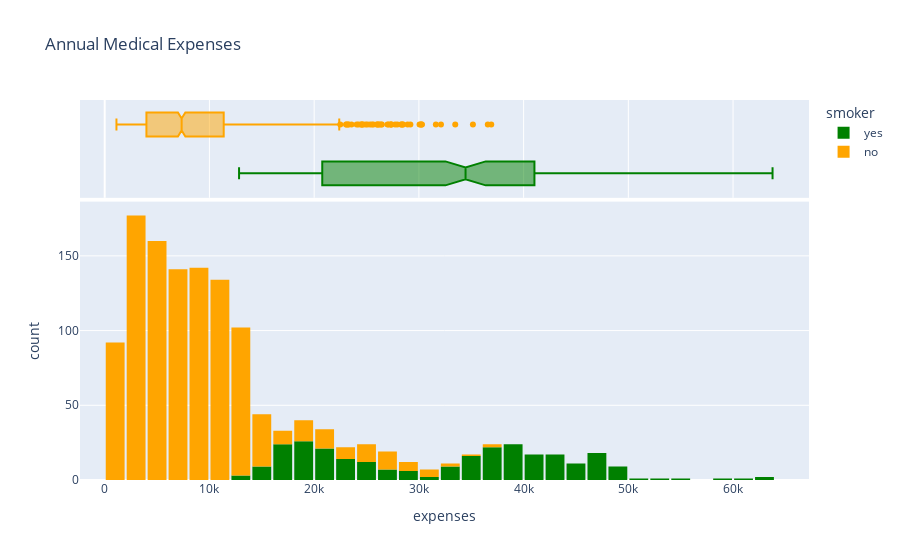

The notebook cell this image was saved under:
### Markdown cell above
### Expenses

Let's visualize the distribution of "expenses" i.e. the annual medical expenses for customers. This is the column we're trying to predict. Let's also use the categorical column "smoker" to distinguish the expenses for smokers and non-smokers.

### Code cell
fig = px.histogram(df,
                    x='expenses',
                    marginal='box',
                    color='smoker',
                    color_discrete_sequence=['green', 'orange'],
                    title="Annual Medical Expenses")

fig.update_layout(bargap=0.1)
fig.show()

### Figure 1 — Plotly figure (JSON) as saved in the notebook; plotly's stock layout.template omitted (floating-point values rounded to 4 significant figures; data arrays with more than 128 entries replaced by an {"elided": "..."} marker saying what was removed)
{"data": [{"bingroup": "x", "hovertemplate": "smoker=yes<br>expenses=%{x}<br>count=%{y}<extra></extra>", "legendgroup": "yes", "marker": {"color": "green", "pattern": {"shape": ""}}, "name": "yes", "orientation": "v", "showlegend": true, "type": "histogram", "x": {"elided": "274 float values"}, "xaxis": "x", "yaxis": "y"}, {"hovertemplate": "smoker=yes<br>expenses=%{x}<extra></extra>", "legendgroup": "yes", "marker": {"color": "green"}, "name": "yes", "notched": true, "showlegend": false, "type": "box", "x": {"elided": "274 float values"}, "xaxis": "x2", "yaxis": "y2"}, {"bingroup": "x", "hovertemplate": "smoker=no<br>expenses=%{x}<br>count=%{y}<extra></extra>", "legendgroup": "no", "marker": {"color": "orange", "pattern": {"shape": ""}}, "name": "no", "orientation": "v", "showlegend": true, "type": "histogram", "x": {"elided": "1064 float values"}, "xaxis": "x", "yaxis": "y"}, {"hovertemplate": "smoker=no<br>expenses=%{x}<extra></extra>", "legendgroup": "no", "marker": {"color": "orange"}, "name": "no", "notched": true, "showlegend": false, "type": "box", "x": {"elided": "1064 float values"}, "xaxis": "x2", "yaxis": "y2"}], "layout": {"bargap": 0.1, "barmode": "relative", "legend": {"title": {"text": "smoker"}, "tracegroupgap": 0}, "title": {"text": "Annual Medical Expenses"}, "xaxis": {"anchor": "y", "domain": [0, 1], "title": {"text": "expenses"}}, "xaxis2": {"anchor": "y2", "domain": [0, 1], "matches": "x", "showgrid": true, "showticklabels": false}, "yaxis": {"anchor": "x", "domain": [0, 0.7326], "title": {"text": "count"}}, "yaxis2": {"anchor": "x2", "domain": [0.7426, 1], "matches": "y2", "showgrid": false, "showline": false, "showticklabels": false, "ticks": ""}}}
